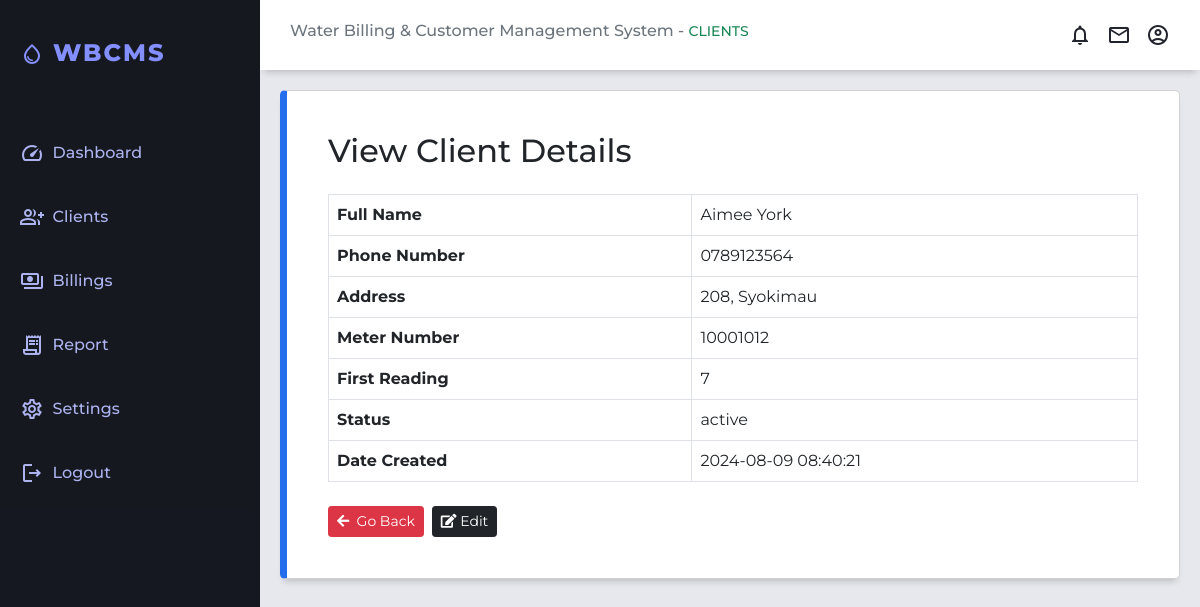
Screenshot of /viewClient.php?user_id=126 with the database file from the repository.
### tables this page shows
CREATE TABLE `tbl_clients` (
  `user_id` int(11) NOT NULL,
  `client_name` varchar(50) NOT NULL,
  `contact_number` varchar(20) DEFAULT NULL,
  `address` text DEFAULT NULL,
  `meter_number` int(10) NOT NULL,
  `meter_reading` int(20) NOT NULL,
  `status` enum('inactive','active') DEFAULT 'inactive',
  `created_at` timestamp NOT NULL DEFAULT current_timestamp(),
  `updated_at` timestamp NOT NULL DEFAULT current_timestamp() ON UPDATE current_timestamp()
);

### config/functions.php (called while the page is built, shortened)
<?php
$conn = connectDB();
function getClientById($userId) {
    global $conn;
    $stmt = $conn->prepare("SELECT client_name, contact_number, address, meter_number, meter_reading, status, created_at FROM tbl_clients WHERE user_id = ?");
    $stmt->bind_param("i", $userId);
    $stmt->execute();
    $result = $stmt->get_result();
    return $result->fetch_assoc();
}
?>

### viewClient.php (the view, shortened to what this page needs)
<?php
include("./config/functions.php");
$client = null;
try {
    if (isset($_GET['user_id']) && !empty($_GET['user_id'])) {
        $userId = htmlspecialchars($_GET['user_id']);
        $client = getClientById($userId);
    } else {
        $error_message = "Invalid client ID.";
    }
} catch (Exception $e) {
    $error_message = "An error occurred: " . $e->getMessage();
}
?>
<!DOCTYPE html>
<html lang="en">
<head>
    <link rel="stylesheet" href="https://cdnjs.cloudflare.com/ajax/libs/font-awesome/5.15.3/css/all.min.css" />
    <link rel="stylesheet" href="css/bootstrap5.0.1.min.css">
    <link rel="stylesheet" type="text/css" href="css/datatables-1.10.25.min.css" />
    <link rel="stylesheet" href="css/dataTables.dataTables.css">
    <link rel="stylesheet" href="css/styles.css">
    <link rel="stylesheet" href="css/customer.css">
    <link rel="stylesheet" href="css/bill.css">
</head>
<body>
    <div class="grid-container">
        <header class="header">
            <div class="header-left">
                <h6 class="text-secondary">Water Billing & Customer Management System - <small class="text-success">CLIENTS</small></h6>
            </div>
            <div class="header-right text-primary">
                <a href="#">
                    <span class="material-icons-outlined">notifications</span>
                </a>
                <a href="#">
                    <span class="material-icons-outlined">email</span>
                </a>
                <a href="./logout.php">
                    <span class="material-icons-outlined">account_circle</span>
                </a>
            </div>
        </header>
        <aside id="sidebar">
            <div class="sidebar-title">
                <div class="sidebar-brand">
                    <span class="material-icons-outlined">water_drop</span>&nbsp;WBCMS
                </div>
            </div>
            <ul class="sidebar-list">
                <li class="sidebar-list-item">
                    <a href="./dashboard.php">
                        <span class="material-icons-outlined">speed</span>&nbsp;&nbsp;Dashboard
                    </a>
                </li>
                <li class="sidebar-list-item">
                    <a href="./client.php">
                        <span class="material-icons-outlined">group_add</span>&nbsp;&nbsp;Clients
                    </a>
                </li>
                <li class="sidebar-list-item">
                    <a href="./billings.php">
                        <span class="material-icons-outlined">payments</span>&nbsp;&nbsp;Billings
                    </a>
                </li>
                <li class="sidebar-list-item">
                    <a href="./report.php">
                        <span class="material-icons-outlined">receipt_long</span>&nbsp;&nbsp;Report
                    </a>
                </li>
                <li class="sidebar-list-item">
                    <a href="./settings.php">
                        <span class="material-icons-outlined">settings</span>&nbsp;&nbsp;Settings
                    </a>
                </li>
                <li class="sidebar-list-item">
                    <a href="./logout.php">
                        <span class="material-icons-outlined">logout</span>&nbsp;&nbsp;Logout
                    </a>
                </li>
            </ul>
        </aside>
        <main class="main-container">
            <div class="row">
                <div class="container mt-0">
                    <div class="card">
                        <div class="card-body">
                            <h2 class="card-title text-dark">View Client Details</h2>
                            <?php if ($client) : ?>
                                <table class="table table-bordered mt-4">
                                    <tr>
                                        <th>Full Name</th>
                                        <td><?php echo htmlspecialchars($client['client_name']); ?></td>
                                    </tr>
                                    <tr>
                                        <th>Phone Number</th>
                                        <td><?php echo htmlspecialchars($client['contact_number']); ?></td>
                                    </tr>
                                    <tr>
                                        <th>Address</th>
                                        <td><?php echo htmlspecialchars($client['address']); ?></td>
                                    </tr>
                                    <tr>
                                        <th>Meter Number</th>
                                        <td><?php echo htmlspecialchars($client['meter_number']); ?></td>
                                    </tr>
                                    <tr>
                                        <th>First Reading</th>
                                        <td><?php echo htmlspecialchars($client['meter_reading']); ?></td>
                                    </tr>
                                    <tr>
                                        <th>Status</th>
                                        <td><?php echo htmlspecialchars($client['status']); ?></td>
                                    </tr>
                                    <tr>
                                        <th>Date Created</th>
                                        <td><?php echo htmlspecialchars($client['created_at']); ?></td>
                                    </tr>
                                </table>
                                <div class="d-flex justify-content-start mt-4">
                                    <a href="./client.php" class="btn btn-sm btn-danger me-2">
                                        <i class="fa fa-arrow-left" aria-hidden="true"></i>&nbsp;&nbsp;Go Back
                                    </a>
                                    <a href="editClient.php?user_id=<?php echo urlencode($userId); ?>" class="btn btn-sm btn-dark me-2">
                                        <i class='fas fa-edit text-white'></i>&nbsp;Edit
                                    </a>
                                </div>
                            <?php endif; ?>
                        </div>
                    </div>
                </div>
        </main>
    </div>
</body>
</html>

### css/dataTables.dataTables.css (style rules this page uses)
:root { --dt-row-selected: 13, 110, 253; --dt-row-selected-text: 255, 255, 255; --dt-row-selected-link: 9, 10, 11; --dt-row-stripe: 0, 0, 0; --dt-row-hover: 0, 0, 0; --dt-column-ordering: 0, 0, 0; --dt-html-background: white; }

### css/styles.css (style rules this page uses)
body { margin: 0; padding: 0; box-sizing: border-box; background-color: #e6e8ed; color: #666666; font-family: "Montserrat", sans-serif; }
.material-icons-outlined { vertical-align: middle; line-height: 1px; }
.text-primary { color: #666666; }
.grid-container { display: grid; grid-template-columns: 260px 1fr 1fr 1fr; grid-template-rows: 0.2fr 3fr; grid-template-areas: "sidebar header header header" "sidebar main main main"; height: 100vh; }
.header { grid-area: header; height: 70px; background-color: #ffffff; display: flex; align-items: center; justify-content: space-between; padding: 0 30px 0 30px; box-shadow: 0 6px 7px -4px rgba(0, 0, 0, 0.2); }
.header-right { display: flex; align-items: center; }
.header-right a span { font-size: 24px; cursor: pointer; color: #21232d; margin-left: 15px; text-decoration: none; }
#sidebar { grid-area: sidebar; height: 100%; background-color: #090c14f1; color: #838fff; overflow-y: auto; transition: all 0.5s; -webkit-transition: all 0.5s; }
.sidebar-title { display: flex; justify-content: space-between; align-items: center; padding: 20px 20px; margin-bottom: 30px; letter-spacing: 2px; }
.sidebar-brand { margin-top: 15px; font-size: 24px; font-weight: 800; }
.sidebar-list { padding: 0; margin-top: 15px; list-style-type: none; }
.sidebar-list-item { padding: 20px 20px; }
.sidebar-list-item > a { text-decoration: none; color: #acb3ef; font-weight: 500; }
.main-container { grid-area: main; overflow-y: auto; padding: 20px 20px; }
.card { display: flex; flex-direction: column; justify-content: space-around; padding: 25px; background-color: #ffffff; box-sizing: border-box; border: 1px solid #d2d2d3; border-radius: 5px; box-shadow: 0 6px 7px -4px rgba(0, 0, 0, 0.2); }
.card:first-child { border-left: 7px solid #246dec; }

### rows the page displays
tbl_clients: client_name "Aimee York", contact_number "0789123564", address "208, Syokimau", meter_number "10001012", meter_reading "7", status "active", created_at "2024-08-09 08:40:21"
